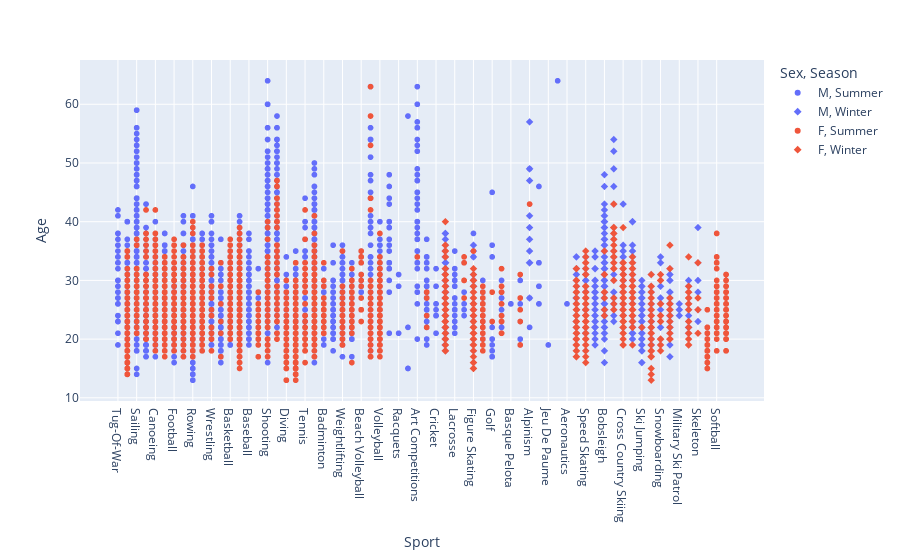

Write notebook code for a chart like this one.
### Code cell
px.scatter(golden_age, x = 'Sport', y = 'Age', color = 'Sex', symbol = 'Season', hover_name = 'Age', hover_data = ['Team', 'Name'])

### Figure 1 — Plotly figure (JSON) as saved in the notebook; plotly's stock layout.template omitted (floating-point values rounded to 4 significant figures; data arrays with more than 128 entries replaced by an {"elided": "..."} marker saying what was removed)
{"data": [{"customdata": {"elided": "8319x2 str values"}, "hovertemplate": "<b>%{hovertext}</b><br><br>Sex=M<br>Season=Summer<br>Sport=%{x}<br>Age=%{y}<br>Team=%{customdata[0]}<br>Name=%{customdata[1]}<extra></extra>", "hovertext": {"elided": "8319 int values"}, "legendgroup": "M, Summer", "marker": {"color": "#636efa", "symbol": "circle"}, "mode": "markers", "name": "M, Summer", "showlegend": true, "type": "scattergl", "x": {"elided": "8319 str values"}, "xaxis": "x", "y": {"elided": "8319 int values"}, "yaxis": "y"}, {"customdata": {"elided": "1306x2 str values"}, "hovertemplate": "<b>%{hovertext}</b><br><br>Sex=M<br>Season=Winter<br>Sport=%{x}<br>Age=%{y}<br>Team=%{customdata[0]}<br>Name=%{customdata[1]}<extra></extra>", "hovertext": {"elided": "1306 int values"}, "legendgroup": "M, Winter", "marker": {"color": "#636efa", "symbol": "diamond"}, "mode": "markers", "name": "M, Winter", "showlegend": true, "type": "scattergl", "x": {"elided": "1306 str values"}, "xaxis": "x", "y": {"elided": "1306 int values"}, "yaxis": "y"}, {"customdata": {"elided": "3140x2 str values"}, "hovertemplate": "<b>%{hovertext}</b><br><br>Sex=F<br>Season=Summer<br>Sport=%{x}<br>Age=%{y}<br>Team=%{customdata[0]}<br>Name=%{customdata[1]}<extra></extra>", "hovertext": {"elided": "3140 int values"}, "legendgroup": "F, Summer", "marker": {"color": "#EF553B", "symbol": "circle"}, "mode": "markers", "name": "F, Summer", "showlegend": true, "type": "scattergl", "x": {"elided": "3140 str values"}, "xaxis": "x", "y": {"elided": "3140 int values"}, "yaxis": "y"}, {"customdata": {"elided": "607x2 str values"}, "hovertemplate": "<b>%{hovertext}</b><br><br>Sex=F<br>Season=Winter<br>Sport=%{x}<br>Age=%{y}<br>Team=%{customdata[0]}<br>Name=%{customdata[1]}<extra></extra>", "hovertext": {"elided": "607 int values"}, "legendgroup": "F, Winter", "marker": {"color": "#EF553B", "symbol": "diamond"}, "mode": "markers", "name": "F, Winter", "showlegend": true, "type": "scattergl", "x": {"elided": "607 str values"}, "xaxis": "x", "y": {"elided": "607 int values"}, "yaxis": "y"}], "layout": {"legend": {"title": {"text": "Sex, Season"}, "tracegroupgap": 0}, "margin": {"t": 60}, "xaxis": {"anchor": "y", "domain": [0, 1], "title": {"text": "Sport"}}, "yaxis": {"anchor": "x", "domain": [0, 1], "title": {"text": "Age"}}}}
